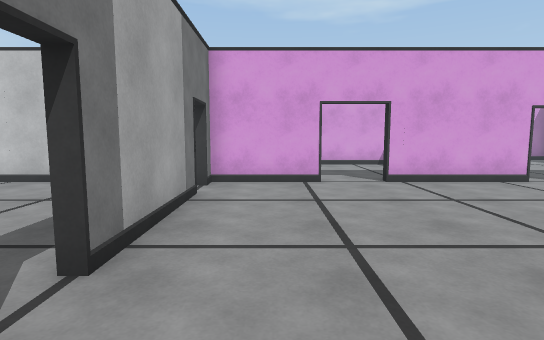
[1] (above)

12 first-person views from a walk through a 3-D level made in the Unity game engine. The camera is 1.4 m above the floor, tilts 6° down and sees 80° across. The floor is counted in squares, 1 m on a side. Each view is taken from the middle of a square. On the plan, view 1 faces up. The plan holds only what a view shows up to about 15 squares ahead; the rest is blank. The place goes on beyond the plan. The player character is not drawn.

[2]
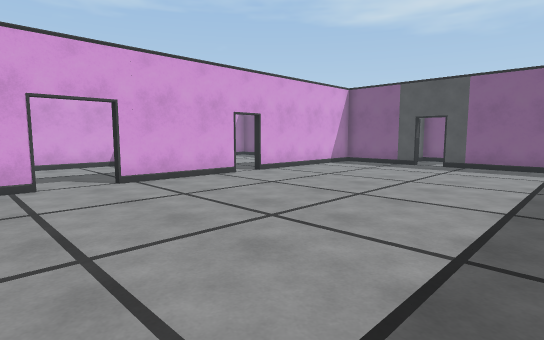

[3]
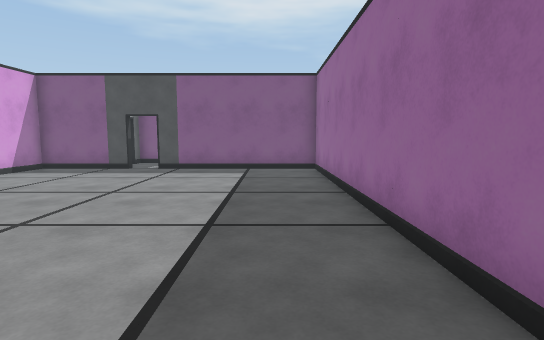

[4]
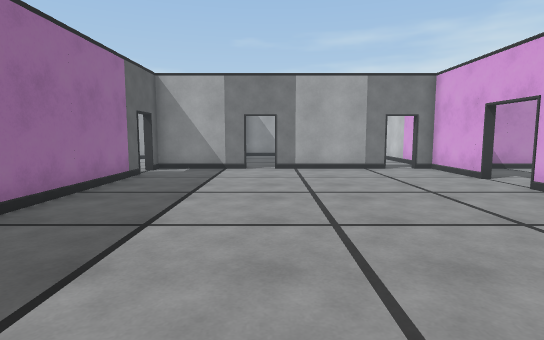

[5]
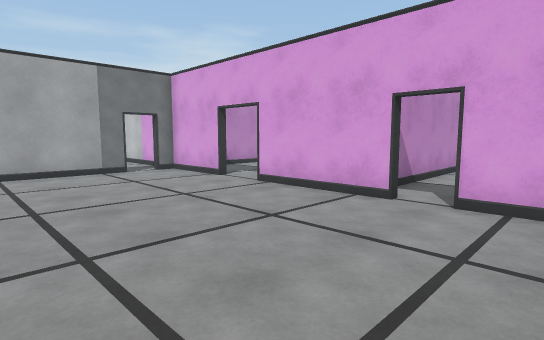

[6]
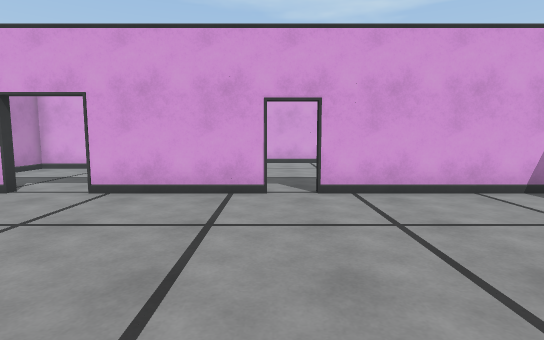

[7]
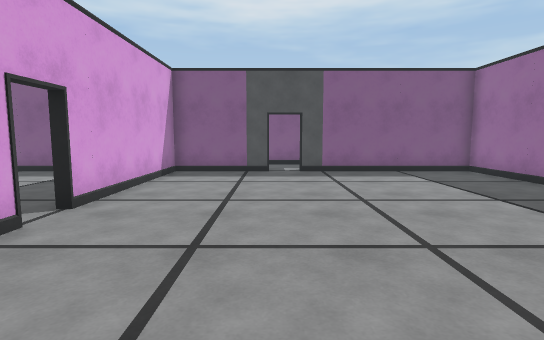

[8]
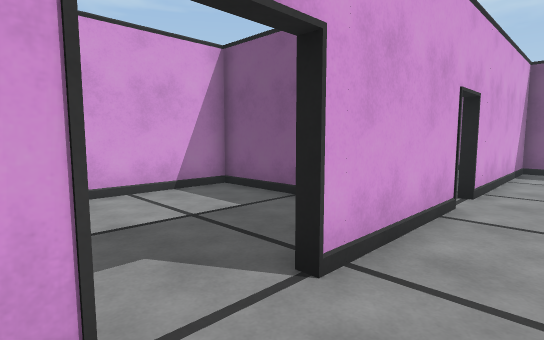

[9]
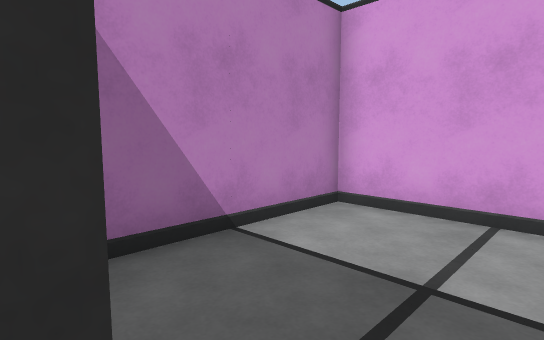

[10]
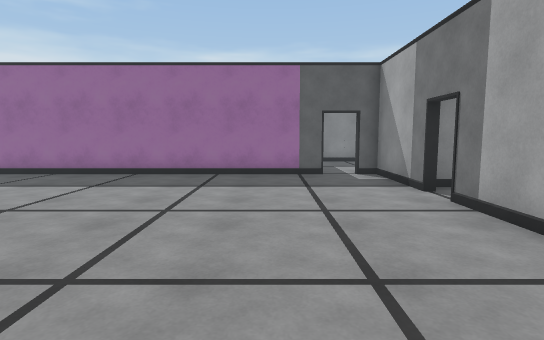

[11]
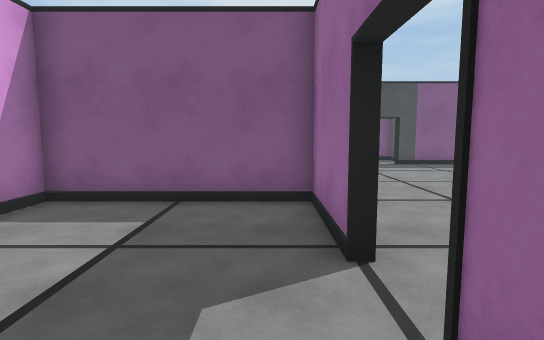

[12]
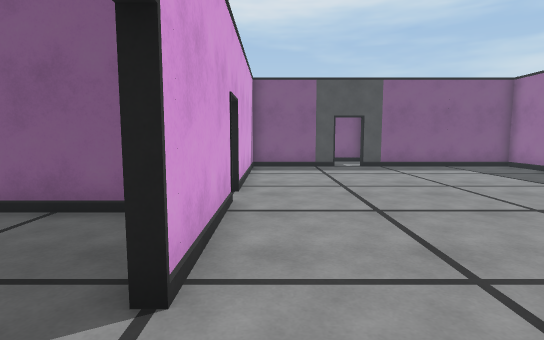

### Floor plan
Points are (right, up) in squares from view 1. A wall is a line through its corners. A room is listed if a view was taken in it or the views show most of it. See-through windows are left out.
Room 1 (views 1, 2, 3, 4, 5, 6, 7, 8, 12)
walls: (7.9, 9.9) (3.5, 9.9); (1.5, 9.9) (-1.9, 9.9) (-1.9, 9.1); (-1.9, 1.9) (-1.9, -1.9) (-1.1, -1.9); (15.9, 6.1) (15.9, 9.9) (9.1, 9.9); (0, -1.9) (15.9, -1.9) (15.9, 4.9); (-1.9, 8) (-1.9, 3.1)
ways out: opening at (2.5, 10) to room 2; gap at (-2, 2.5); gap at (-2, 8.5); gap at (-0.5, -2); gap at (8.5, 10); gap at (16, 5.5)
Room 2 (views 9, 10, 11)
walls: (0.9, 10.1) (1.5, 10.1) (1.5, 9.9); (3.5, 9.9) (3.5, 10.1) (6.9, 10.1) (6.9, 15.9) (-1.9, 15.9) (-1.9, 11.1)
ways out: opening at (2.5, 10) to room 1

Where each view was taken, in squares from view 1:
view 1: 0 up, 0 right, facing up
view 2: 0 up, 0 right, facing up-right
view 3: 0 up, 2 right, facing right
view 4: 3 up, 12 right, facing left
view 5: 3 up, 11 right, facing up-left
view 6: 2 up, 8 right, facing up
view 7: 6 up, 3 right, facing right
view 8: 8 up, 1 right, facing up-right
view 9: 10 up, 2 right, facing up-left
view 10: 10 up, 2 right, facing down
view 11: 11 up, 0 right, facing right
view 12: 9 up, 1 right, facing right
